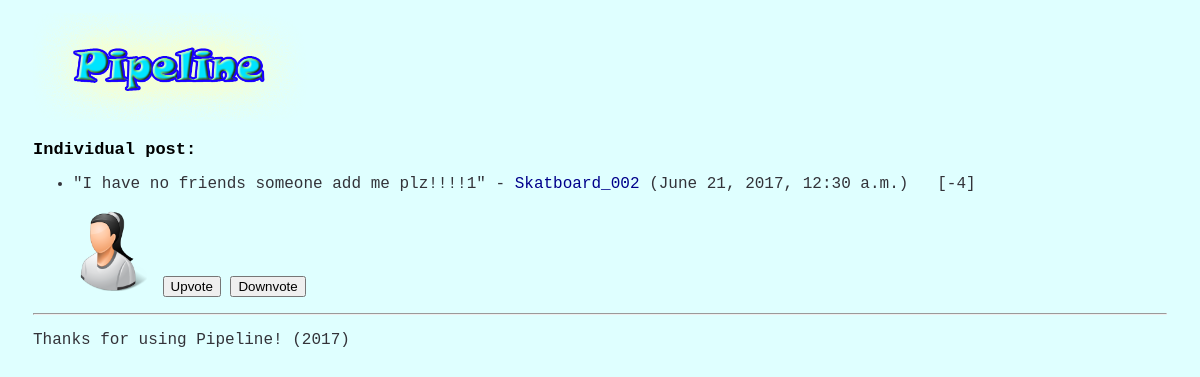
/post/2/, run on an earlier commit of the app's database.
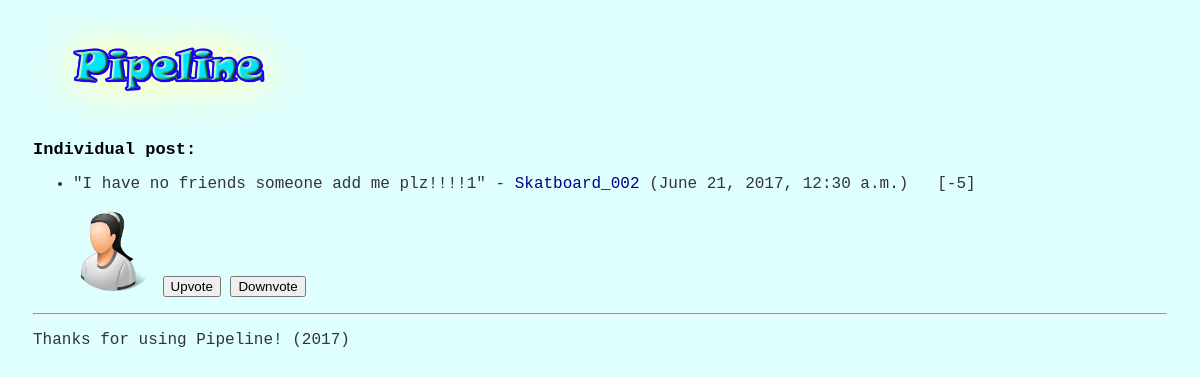
And on a later commit of the database.
### posts/models.py (models this page shows, shortened)
class Post(models.Model):
    message = models.CharField(max_length=100)
    post_date = models.DateTimeField()
    user = models.ForeignKey(User, null = True, blank = True)
    votes = models.IntegerField()

### posts/views.py (the view, shortened to what this page needs)
# urls.py: url(r'^post/(?P<postid>\d{1,3})/$', views.individual_post),   # \d{1,3} means any number with 1 - 3 digits
def individual_post(request, postid):
    try:
        postid = int(postid)
    except ValueError:
        raise Http404()
    posts = sort_posts_recent(Post.objects.all())
    kwargs = {"posts": posts, 'postid': postid}
    return render(request, 'posts/individual_post.html', {'posts': posts, 'postid': postid})

### pipeline/views.py (called while the page is built)
def sort_posts_recent(posts_data):
    post_tuples = [(single_post.post_date, single_post) for single_post in posts_data]
    sorted_posts = [item[1] for item in sorted(post_tuples, key=lambda tup: tup[0], reverse=True)]
    return sorted_posts

### posts/templates/posts/individual_post.html (shortened to what this page needs)
{% extends "base.html" %}
{% block content %}
{% load static %}
<h2>Individual post:</h2>
<ul>
	{% for post in posts %}
	{% if post.id == postid %}
	<li>"{{ post.message }}" - <a href = "/profile/{{post.user.id}}">{{ post.user.username | capfirst }}</a> ({{ post.post_date }}) &nbsp; [{{ post.votes }}]</li>
        {% if post.user.profile.avatar == 'no_avatar' %}<img src = "{% static 'avatars/no_avatar.png' %}" alt = "No Avatar" width = "70px">
        {% elif post.user.profile.avatar == 'avatar1' %}<img src = "{% static 'avatars/avatar1.png' %}" alt = "Avatar 1" width = "80px">
        {% elif post.user.profile.avatar == 'avatar2' %}<img src = "{% static 'avatars/avatar2.png' %}" alt = "Avatar 2" width = "80px">
        {% elif post.user.profile.avatar == 'avatar3' %}<img src = "{% static 'avatars/avatar3.png' %}" alt = "Avatar 3" width = "80px">
        {% elif post.user.profile.avatar == 'avatar4' %}<img src = "{% static 'avatars/avatar4.png' %}" alt = "Avatar 4" width = "80px">
        {% elif post.user.profile.avatar == 'avatar5' %}<img src = "{% static 'avatars/avatar5.png' %}" alt = "Avatar 5" width = "80px">
        {% elif post.user.profile.avatar == 'avatar6' %}<img src = "{% static 'avatars/avatar6.png' %}" alt = "Avatar 6" width = "80px">
        {% elif post.user.profile.avatar == 'avatar7' %}<img src = "{% static 'avatars/avatar7.png' %}" alt = "Avatar 7" width = "80px">
        {% elif post.user.profile.avatar == 'avatar8' %}<img src = "{% static 'avatars/avatar8.png' %}" alt = "Avatar 8" width = "80px">
        {% elif post.user.profile.avatar == 'avatar9' %}<img src = "{% static 'avatars/avatar9.png' %}" alt = "Avatar 9" width = "80px">
        {% elif post.user.profile.avatar == 'avatar10' %}<img src = "{% static 'avatars/avatar10.png' %}" alt = "Avatar 10" width = "80px">{% endif %}</li>
	<form action="/post/{{post.id}}" method="get">
    <input type="submit" name = "q" value="Upvote"></form>
    <form action="/post/{{post.id}}" method="get">
    <input type="submit" name = "q" value="Downvote"></form>
    {% endif %}
{% endfor %}
</ul>
{% endblock %}

What changed in the data, as far as the page shows it:
changed Post "I have no friends someone add me plz!!!!1": votes "-4" → "-5"
